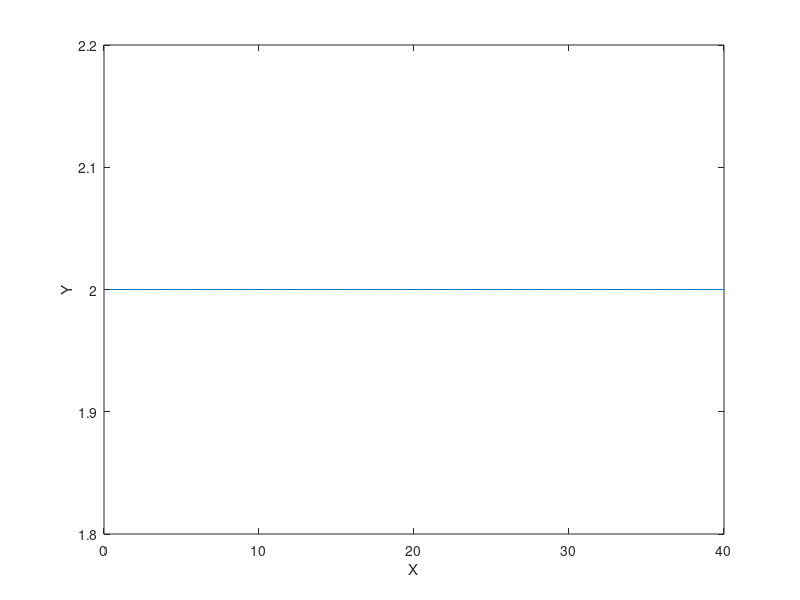

MATLAB code for this plot: (Note: this script raises an error after producing the figure.)
clc;close all;clear all;
%%
% In this demo, MPC will follow a desire path.
% Change i to index inside the XXX
%% Generate the reference path
Td=1/20;% sample time

% %Reference Line 1
N=100;% number of the points on the path
% Xout=zeros(2*N,3);
% Tout=zeros(2*N,1);
Xout=zeros(N,3);
Tout=zeros(N,1);

for k=1:1:N
    Xout(k,1)=k*Td*8;
    Xout(k,2)=2;
    Xout(k,3)=0;
    Tout(k,1)=(k-1)*Td;
end

%Reference Line 2
% load I_Line.mat;
% N = length(Spiral_Msg(:,1));
% Xout = [Spiral_Msg(:,1),Spiral_Msg(:,2),Spiral_Msg(:,3)];
% Tout = Td*[0:1:N];

figure(1);
plot(Xout(:,1),Xout(:,2)); hold on;
xlabel('X'); ylabel('Y')
%% Tracking a constant reference trajectory
Nx=3;% Status Number  [X]
Nu =2;% Input Number [U: Vx and Yaw Rate]
Horizon =30;
X0 = [0 -0.5 0];% Initial Status
[Nr,Nc] =size(Xout); % Nr is the number of rows of Xout 100*3
% Mobile Robot Parameters
%v_ref = 1; % For circular trajectory
v_last = 1; % v_ref from the trajectory or Spd setting
theta_last = 0; %steering angle

x_real=zeros(Nr,Nc); % all real states
x_error=zeros(Nr,Nc); %all error
u_real=zeros(Nr,2); %all control input
u_error=zeros(Nr,2);
x_real(1,:)=X0; % initial State
x_error(1,:)=x_real(1,:)-Xout(1,:); %initial Error, Real Error
X_error=zeros(Nr,Nx*Horizon); % Error by Prediction
XXX=zeros(Nr,Nx*Horizon); % States by Prediction
q=[1 0 0;
      0 0.6 0;
      0 0 0.5];
Q_cell=cell(Horizon,Horizon);

for i=1:1:Horizon
    for j=1:1:Horizon
        if i==j
            Q_cell{i,j}=q;
        else
            Q_cell{i,j}=zeros(Nx,Nx);
        end
    end
end

Q=cell2mat(Q_cell); %60*60 for 3 status in 20 seconds

r = [1.5 0;
       0 0.2];
R_cell=cell(Horizon,Horizon);

for i=1:1:Horizon
    for j=1:1:Horizon
        if i==j
            R_cell{i,j}=r;
        else
            R_cell{i,j}=zeros(Nu,Nu);
        end
    end
end

R=cell2mat(R_cell);
%% MPC Process
%discrete kinematic model
vd_log = [];
theta_log = [];
for i=1:1:Nr
    psi =Xout(i,3);

    a=[1    0   -v_last*sin(psi)*Td
        0    1     v_last*cos(psi)*Td
        0    0     1];
    
    b=[cos(psi)*Td   0
        sin(psi)*Td    0
        0         Td];
    
    A_cell=cell(Horizon,1);
    B_cell=cell(Horizon,Horizon);
    for j=1:1:Horizon
        A_cell{j,1}=a^j;
        for k=1:1:Horizon
            if k<=j
                B_cell{j,k}=(a^(j-k))*b;
            else
                B_cell{j,k}=zeros(Nx,Nu);
            end
        end
    end
    A=cell2mat(A_cell);
    B=cell2mat(B_cell);
    
    H=2*(B'*Q*B+R);
    f=2*B'*Q*A*x_error(i,:)';
    A_cons=[];
    b_cons=[];
    lb=[-5;-540/180*pi]*Td; %input lower boundary
    ub=[5; 540/180*pi]*Td; %input upper boundary
    x0 =[];
        
    lb_apm =repmat(lb,Horizon,1);
    ub_apm = repmat(ub,Horizon,1);
    
    tic
    %[U_e,fval(i,1),exitflag(i,1),output(i,1)]=quadprog(H,f,A_cons,b_cons,[],[],lb,ub,x0);% qp solver

     y =apm_quadprog(H,f,A_cons,b_cons,[],[],lb_apm,ub_apm,x0);% apm-ipopt solver
    U_e_2 = [y.values]';
    toc
    
    X_error(i,:)=(A*x_error(i,:)'+B*U_e_2)';
    
    %% Find current cloest on the ref path
    [index,dis_nearest,X_clst] =  find_closest(Xout, x_real(i,:));
    %%
    
    for j=1:Horizon
       % XXX(i,1+3*(j-1))=X_error(i,1+3*(j-1))+Xout(min(Nr,index+j),1); %first state
        %XXX(i,2+3*(j-1))=X_error(i,2+3*(j-1))+Xout(min(Nr,index+j),2); %second state
        %XXX(i,3+3*(j-1))=X_error(i,3+3*(j-1))+Xout(min(Nr,index+j),3); %third state
        XXX(i,1+3*(j-1))=X_error(i,1+3*(j-1))+Xout(min(i+j,Nr),1); %first state
        XXX(i,2+3*(j-1))=X_error(i,2+3*(j-1))+Xout(min(i+j,Nr),2); %second state
        XXX(i,3+3*(j-1))=X_error(i,3+3*(j-1))+Xout(min(i+j,Nr),3); %third state 
    end
    
    u_error(i,1)=U_e_2(1,1);
    u_error(i,2)=U_e_2(2,1);
    
    X00=x_real(i,:);
    vdx1=v_last+u_error(i,1); % v_last +_2
    theta2=theta_last+u_error(i,2);
    
    vd_log(i) = vdx1;
    theta_log(i) = theta2;
    
    if theta2 ==0
        theta2 = 0.000001;
    end
    
    XOUT=dsolve('Dx-vdx1*cos(z)=0',...
                              'Dy-vdx1*sin(z)=0',...
                              'Dz-theta2=0',...
                              'x(0)=X00(1)',...
                              'y(0)=X00(2)',...
                              'z(0)=X00(3)');
    t=Td;
    x_real(i+1,1)=eval(XOUT.x);
    x_real(i+1,2)=eval(XOUT.y);
    x_real(i+1,3)=eval(XOUT.z);
    
    if  abs(x_error(end,2)) >0.1
        preview =0;
    else
        preview =1;
    end
    
    if(i<Nr)
     %   x_error(i+1,:)=x_real(i+1,:)-Xout(min(Nr,index+preview),:); %preview control the error dynamic, which 
           x_error(i+1,:)=x_real(i+1,:)-Xout(i,:);  %Error bring in the velocity information 
    end

   if v_last > 10
        v_last = 10;
    else if v_last <0
            v_last =0;
        end
    end
    if theta_last >pi/4 % maximum steering angle
        theta_last = pi/4;
    else if theta_last <-pi/4
            theta_last = -pi/4;
        end
    end
    
    u_real(i,1)=v_last+u_error(i,1);
    v_last = u_real(i,1);
    u_real(i,2)=0+u_error(i,2);
    theta_last = u_real(i,2);    

    figure(1);
    plot(x_real(i,1),x_real(i,2),'ro');
    title('Path Follow Result');
    xlabel('X');
    %axis([-1 8 -3 3]);
    ylabel('Y');
    axis equal;
    hold on;
    for k=1:1:Horizon
        X(i,k+1)=XXX(i,1+3*(k-1));
        Y(i,k+1)=XXX(i,2+3*(k-1));
    end
    X(i,1)=x_real(i,1);
    Y(i,1)=x_real(i,2);
    plot(X(i,:),Y(i,:),'g-.')
    hold on;
    
end
% figure(5)
% plot(X(2,:),Y(2,:),'b');
%% Plot
figure(2)
subplot(3,1,1);
plot(Tout(1:Nr),Xout(1:Nr,1),'--','linewidth',2);
hold on;
plot(Tout(1:Nr),x_real(1:Nr,1),'k');
legend('Desired','Real')

ylabel('X')
subplot(3,1,2);
plot(Tout(1:Nr),Xout(1:Nr,2),'--','linewidth',2);
hold on;
plot(Tout(1:Nr),x_real(1:Nr,2),'k');
legend('Desired','Real')

ylabel('Y')
subplot(3,1,3);
plot(Tout(1:Nr),Xout(1:Nr,3),'--','linewidth',2);
hold on;
plot(Tout(1:Nr),x_real(1:Nr,3),'k');
legend('Desired','Real')
hold on;

xlabel('Time[s]')
ylabel('\theta')
 
figure(3)
subplot(2,1,1);
plot(Tout(1:Nr),u_real(1:Nr,1));
ylabel('Vx')
subplot(2,1,2)
plot(Tout(1:Nr),u_real(1:Nr,2));
xlabel('Time[s]');
ylabel('Theta[rad]')

figure(4)
subplot(3,1,1);
plot(Tout(1:Nr),x_error(1:Nr,1),'k');
hold on
title('Overall Error')
%grid on;
ylabel('e(x)');
subplot(3,1,2);
plot(Tout(1:Nr),x_error(1:Nr,2),'k');
%grid on;
ylabel('e(y)');
subplot(3,1,3);
plot(Tout(1:Nr),x_error(1:Nr,3),'k');
%grid on;
xlabel('Time[s]');
ylabel('e(\theta)');

figure(5)
plotyy(Tout(1:Nr),x_error(1:Nr,1),Tout(1:Nr),u_real(1:Nr,1));
legend('error in x-direction','V')